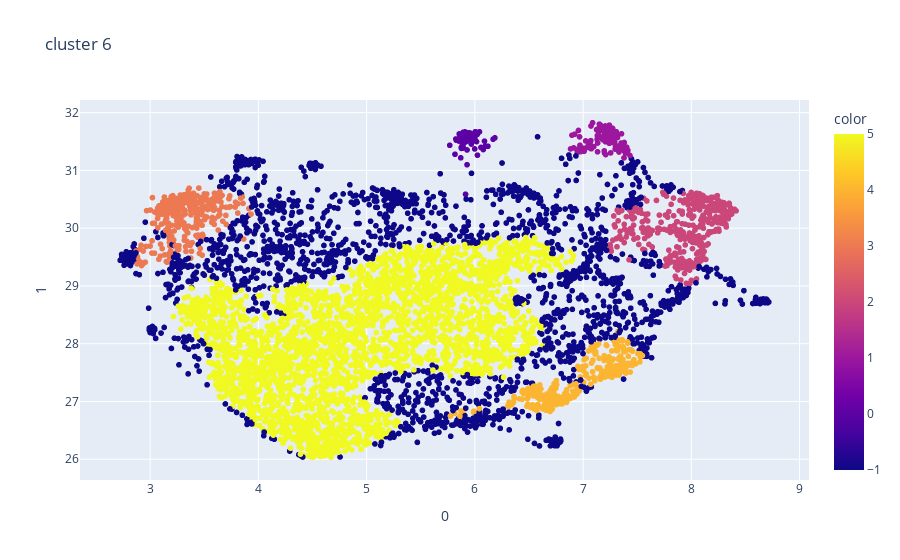

The notebook cell this image was saved under:
### Code cell
cluster_6 = hdbscan.HDBSCAN(min_cluster_size =97 ,metric='euclidean').fit(umap_embeddings)

fig = px.scatter(umap_embeddings, x=0, y=1, color = cluster_6.labels_, title='cluster 6')
fig.show()

### Figure 1 — Plotly figure (JSON) as saved in the notebook; plotly's stock layout.template omitted (floating-point values rounded to 4 significant figures; data arrays with more than 128 entries replaced by an {"elided": "..."} marker saying what was removed)
{"data": [{"hovertemplate": "0=%{x}<br>1=%{y}<br>color=%{marker.color}<extra></extra>", "legendgroup": "", "marker": {"color": {"elided": "6511 int values"}, "coloraxis": "coloraxis", "symbol": "circle"}, "mode": "markers", "name": "", "showlegend": false, "type": "scattergl", "x": {"elided": "6511 float values"}, "xaxis": "x", "y": {"elided": "6511 float values"}, "yaxis": "y"}], "layout": {"coloraxis": {"colorbar": {"title": {"text": "color"}}, "colorscale": [[0, "#0d0887"], [0.1111, "#46039f"], [0.2222, "#7201a8"], [0.3333, "#9c179e"], [0.4444, "#bd3786"], [0.5556, "#d8576b"], [0.6667, "#ed7953"], [0.7778, "#fb9f3a"], [0.8889, "#fdca26"], [1, "#f0f921"]]}, "legend": {"tracegroupgap": 0}, "title": {"text": "cluster 6"}, "xaxis": {"anchor": "y", "domain": [0, 1], "title": {"text": "0"}}, "yaxis": {"anchor": "x", "domain": [0, 1], "title": {"text": "1"}}}}
